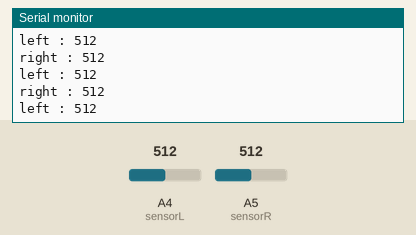
This sketch was run on a simulated Arduino Uno, built with avr-gcc and run on an emulated ATmega328P. On the bench: the last lines printed to the serial monitor. The inputs (shaded band) are chosen by the test bench; at power-on: A4 (sensorL) = 512, A5 (sensorR) = 512.

Above: at 1.2 s.
1.3 s: A4 (sensorL) set to 108
At 2.0 s:
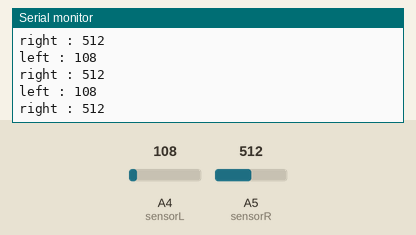
2.8 s: A4 (sensorL) set to 90
At 3.9 s:
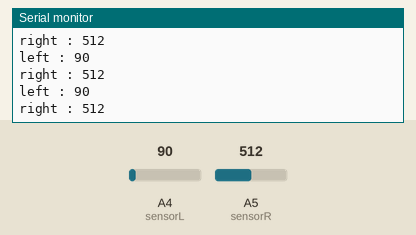
5.8 s: A5 (sensorR) set to 109
At 6.9 s:
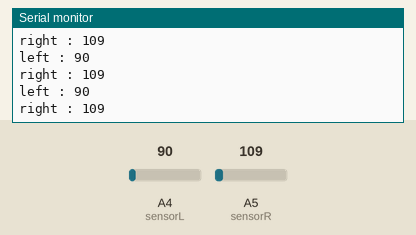
7.3 s: A5 (sensorR) set to 90
At 8.2 s:
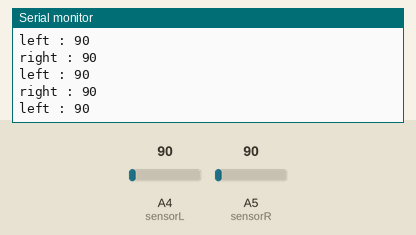
10.3 s: A4 (sensorL) set to 11
At 11.0 s:
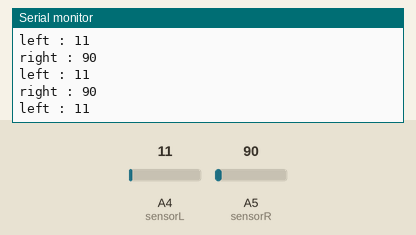
13.3 s: A4 (sensorL) set to 8
At 14.1 s:
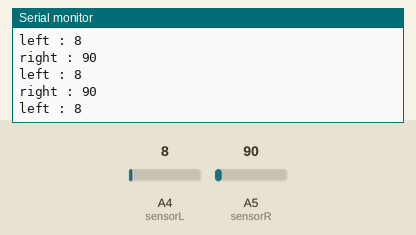
Timing chart, 0 to 15.8 s (numbered marks = the images above; inputs shaded):
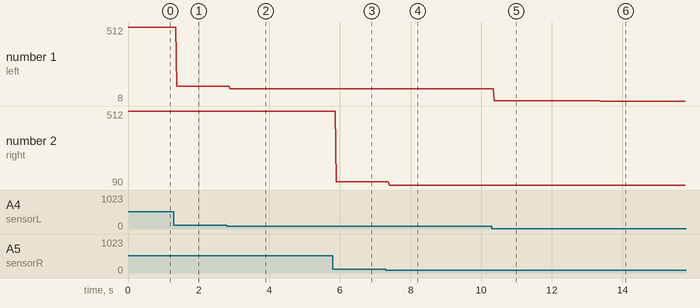

Measured:
- the behaviour switches between 100 and 99 on A5 (sensorR) (found by bisection; images 3 and 4)
- after the input at 1.3 s, the serial monitor: prints a new line after 0.08 s (image 1)
- after the input at 2.8 s, the serial monitor: prints a new line after 0.09 s (image 2)
- after the input at 5.8 s, the serial monitor: prints a new line after 0.09 s (image 3)
- after the input at 7.3 s, the serial monitor: prints a new line after 0.09 s (image 4)
- after the input at 10.3 s, the serial monitor: prints a new line after 0.07 s (image 5)
- after the input at 13.3 s, the serial monitor: prints a new line after 0.08 s (image 6)
- plotted number 1: 512 → 108 after the input at 1.3 s, 108 → 90 after the input at 2.8 s, 90 → 11 after the input at 10.3 s, 11 → 8 after the input at 13.3 s

The sketch:

line_sensor_calibration.ino
```cpp
int sensorL = A4;
int sensorR = A5;
int lineVoltage = 700;

void setup() {
  // put your setup code here, to run once:
  Serial.begin(9600);
}

int readL[3] = {lineVoltage + 100, lineVoltage + 100, lineVoltage + 100};
int readR[3] = {lineVoltage + 100, lineVoltage + 100, lineVoltage + 100};

void loop() {
  // put your main code here, to run repeatedly:

  //LINE SENSORS
//  readR[0] = readR[1];
//  readR[1] = readR[2];
//  readR[2] = analogRead(sensorR);
//  readL[0] = readL[1];
//  readL[1] = readL[2];
//  readL[2] = analogRead(sensorL);
//
//  double leftAverage = (readL[0] + readL[1] + readL[2])/3;
//  double rightAverage = (readR[0] + readR[1] + readR[2])/3;

  int R = analogRead(sensorR);
  int L = analogRead(sensorL);
  Serial.print("left : ");
  Serial.println(L);
  Serial.print("right : ");
  Serial.println(R);
}
```
